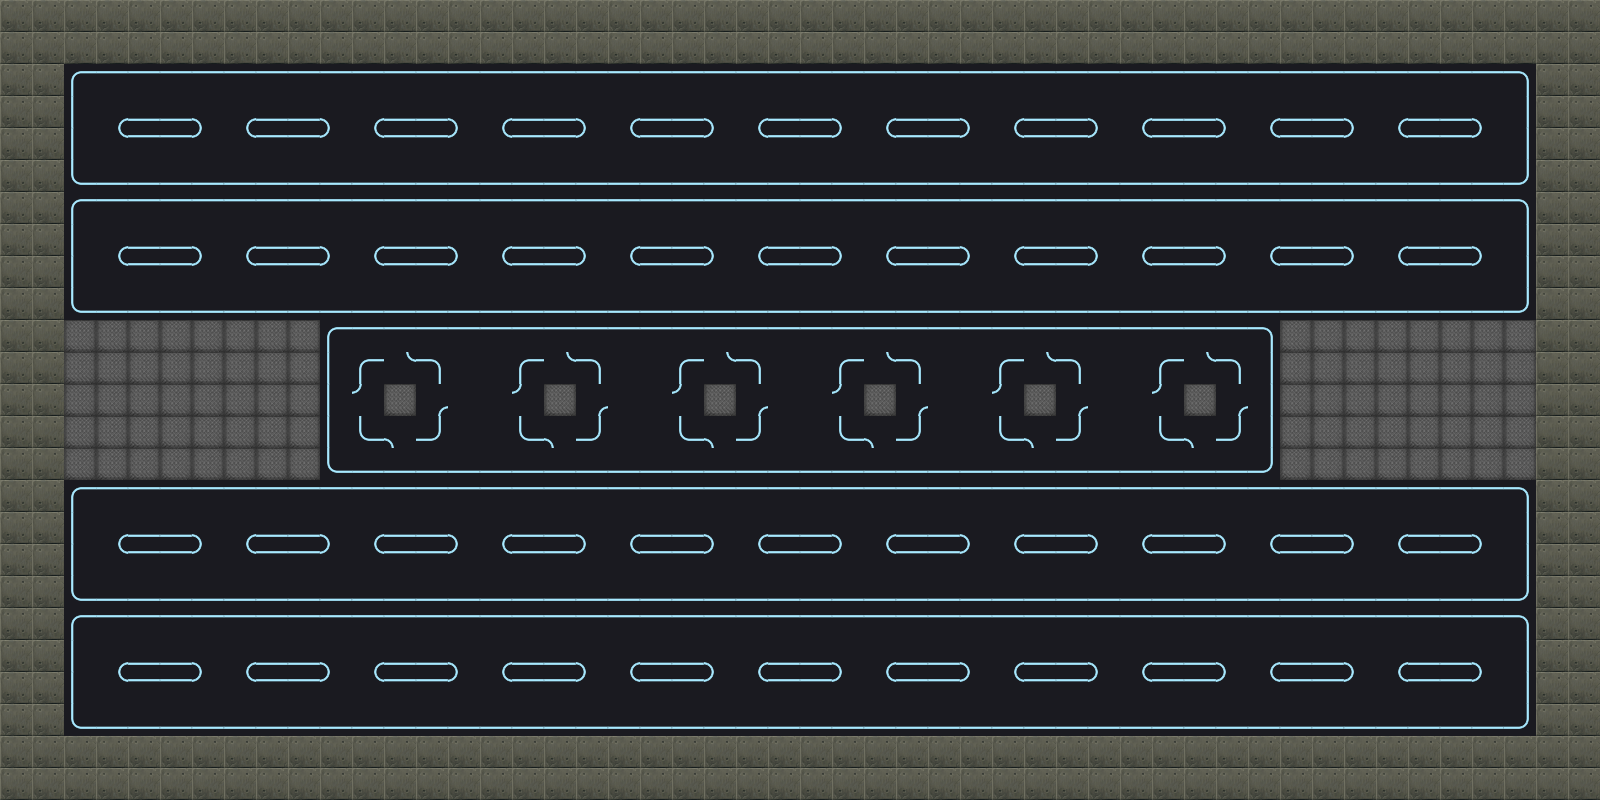

Tiled map render using the project's own tile images. Description and the map definition, with tile-layer contents summarised, below:
An orthogonal 50x25 tile map with 32x32 px tiles, 1 tile layer (Ground).

<map version="1.2" tiledversion="1.2.0" orientation="orthogonal" renderorder="left-up" width="50" height="25" tilewidth="32" tileheight="32" infinite="0" nextlayerid="5" nextobjectid="5">
 <tileset firstgid="1" source="tiles.tsx" />
 <layer id="2" name="Ground" width="50" height="25">
  <data>[1250 cells, 1250 non-empty, 15 distinct tile ids]</data>
 </layer>
</map>
